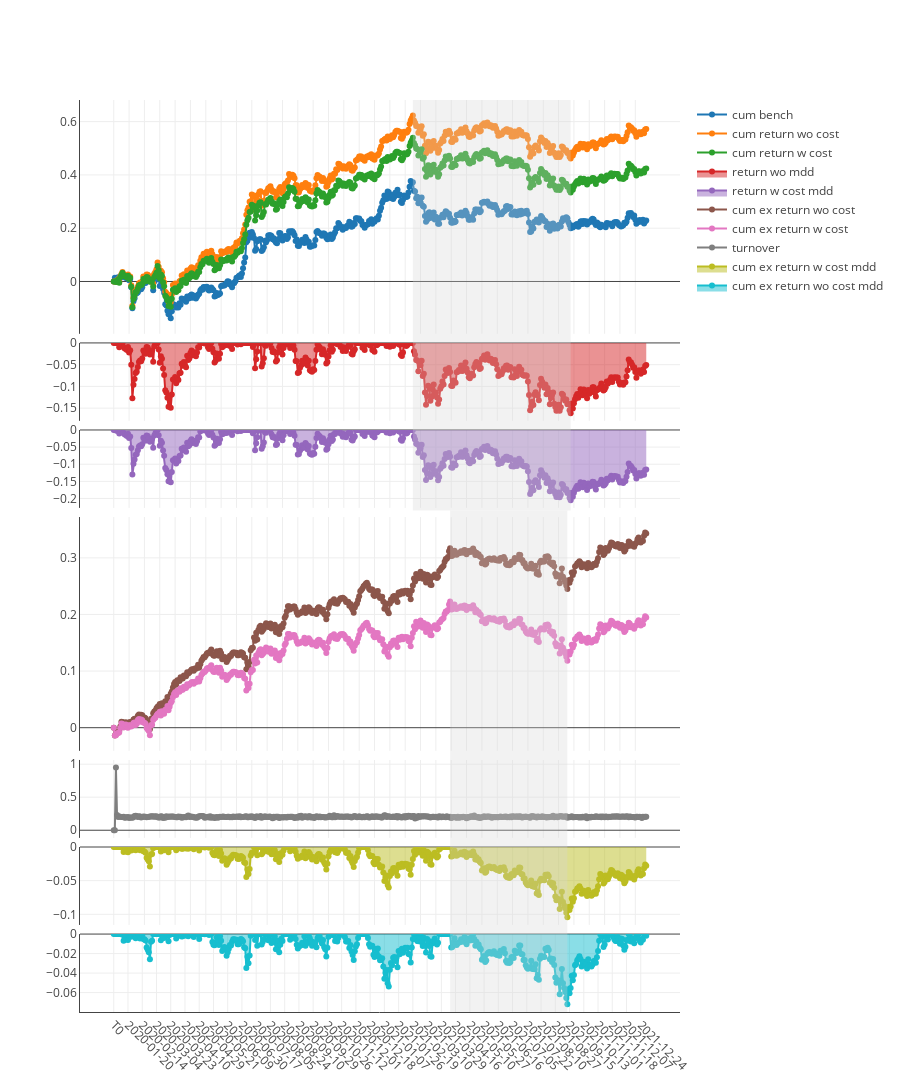

Notebook code cell kept with this figure:
### Code cell
import pickle

file_path = f'out/backtests/{ex_num}/boot/0-graph.pkl'

with open(file_path, 'rb') as file:
    chart = pickle.load(file)
chart.show()

### Figure 1 — Plotly figure (JSON) as saved in the notebook; plotly's stock layout.template omitted (floating-point values rounded to 4 significant figures; data arrays with more than 128 entries replaced by an {"elided": "..."} marker saying what was removed)
{"data": [{"mode": "lines+markers", "name": "cum bench", "type": "scatter", "x": {"elided": "487 str values"}, "xaxis": "x", "y": {"elided": "487 float values"}, "yaxis": "y"}, {"mode": "lines+markers", "name": "cum return wo cost", "type": "scatter", "x": {"elided": "487 str values"}, "xaxis": "x", "y": {"elided": "487 float values"}, "yaxis": "y"}, {"mode": "lines+markers", "name": "cum return w cost", "type": "scatter", "x": {"elided": "487 str values"}, "xaxis": "x", "y": {"elided": "487 float values"}, "yaxis": "y"}, {"fill": "tozeroy", "mode": "lines+markers", "name": "return wo mdd", "type": "scatter", "x": {"elided": "487 str values"}, "xaxis": "x2", "y": {"elided": "487 float values"}, "yaxis": "y2"}, {"fill": "tozeroy", "mode": "lines+markers", "name": "return w cost mdd", "type": "scatter", "x": {"elided": "487 str values"}, "xaxis": "x3", "y": {"elided": "487 float values"}, "yaxis": "y3"}, {"mode": "lines+markers", "name": "cum ex return wo cost", "type": "scatter", "x": {"elided": "487 str values"}, "xaxis": "x4", "y": {"elided": "487 float values"}, "yaxis": "y4"}, {"mode": "lines+markers", "name": "cum ex return w cost", "type": "scatter", "x": {"elided": "487 str values"}, "xaxis": "x4", "y": {"elided": "487 float values"}, "yaxis": "y4"}, {"mode": "lines+markers", "name": "turnover", "type": "scatter", "x": {"elided": "487 str values"}, "xaxis": "x5", "y": {"elided": "487 float values"}, "yaxis": "y5"}, {"fill": "tozeroy", "mode": "lines+markers", "name": "cum ex return w cost mdd", "type": "scatter", "x": {"elided": "487 str values"}, "xaxis": "x6", "y": {"elided": "487 float values"}, "yaxis": "y6"}, {"fill": "tozeroy", "mode": "lines+markers", "name": "cum ex return wo cost mdd", "type": "scatter", "x": {"elided": "487 str values"}, "xaxis": "x7", "y": {"elided": "487 float values"}, "yaxis": "y7"}], "layout": {"height": 1200, "shapes": [{"fillcolor": "#d3d3d3", "line": {"width": 0}, "opacity": 0.3, "type": "rect", "x0": "2021-02-19", "x1": "2021-09-16", "xref": "x", "y0": 0.55, "y1": 1, "yref": "paper"}, {"fillcolor": "#d3d3d3", "line": {"width": 0}, "opacity": 0.3, "type": "rect", "x0": "2021-04-09", "x1": "2021-09-13", "xref": "x", "y0": 0, "y1": 0.55, "yref": "paper"}], "title": {"text": " "}, "xaxis": {"anchor": "y", "domain": [0, 1], "matches": "x7", "showline": false, "showticklabels": false, "tickangle": 45, "type": "category"}, "xaxis2": {"anchor": "y2", "domain": [0, 1], "matches": "x7", "showline": false, "showticklabels": false, "tickangle": 45, "type": "category"}, "xaxis3": {"anchor": "y3", "domain": [0, 1], "matches": "x7", "showline": false, "showticklabels": false, "tickangle": 45, "type": "category"}, "xaxis4": {"anchor": "y4", "domain": [0, 1], "matches": "x7", "showline": false, "showticklabels": false, "tickangle": 45, "type": "category"}, "xaxis5": {"anchor": "y5", "domain": [0, 1], "matches": "x7", "showline": false, "showticklabels": false, "tickangle": 45, "type": "category"}, "xaxis6": {"anchor": "y6", "domain": [0, 1], "matches": "x7", "showline": false, "showticklabels": false, "tickangle": 45, "type": "category"}, "xaxis7": {"anchor": "y7", "domain": [0, 1], "showline": true, "tickangle": 45, "type": "category"}, "yaxis": {"anchor": "x", "domain": [0.7436, 1], "showline": true, "showticklabels": true, "zeroline": true}, "yaxis2": {"anchor": "x2", "domain": [0.6482, 0.7336], "showline": true, "showticklabels": true, "zeroline": true}, "yaxis3": {"anchor": "x3", "domain": [0.5527, 0.6382], "showline": true, "showticklabels": true, "zeroline": true}, "yaxis4": {"anchor": "x4", "domain": [0.2864, 0.5427], "showline": true, "showticklabels": true, "zeroline": true}, "yaxis5": {"anchor": "x5", "domain": [0.1909, 0.2764], "showline": true, "showticklabels": true, "zeroline": true}, "yaxis6": {"anchor": "x6", "domain": [0.09545, 0.1809], "showline": true, "showticklabels": true, "zeroline": true}, "yaxis7": {"anchor": "x7", "domain": [0, 0.08545], "showline": true, "showticklabels": true, "zeroline": true}}}
